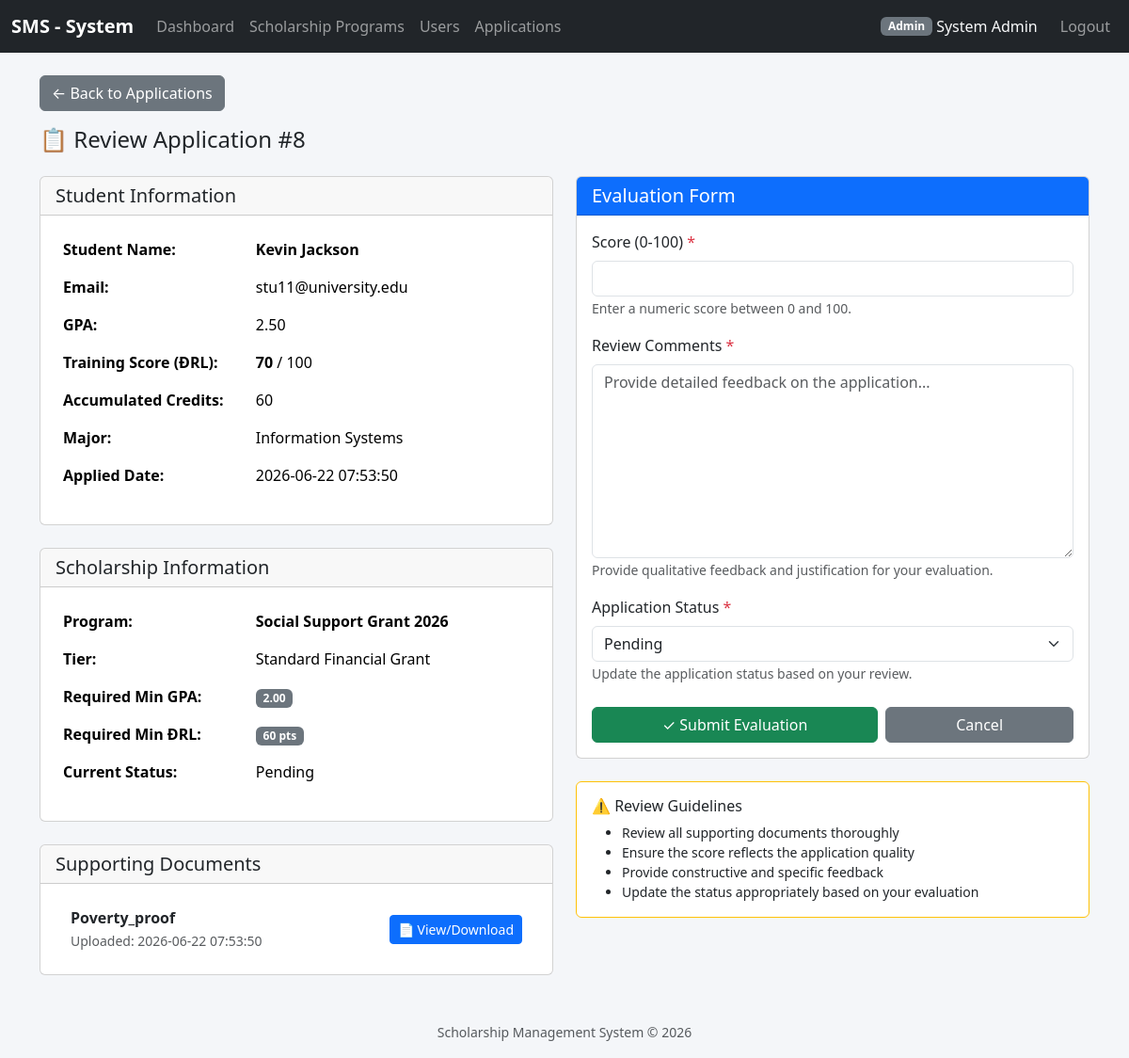
Screenshot of /index.php?controller=applications&action=review&id=8 (signed in) with the database file from the repository.
### tables this page shows
CREATE TABLE `applications` (
  `id` int(11) NOT NULL,
  `user_id` int(11) NOT NULL,
  `tier_id` int(11) NOT NULL,
  `profile_id` int(11) NOT NULL,
  `reviewer_id` int(11) DEFAULT NULL,
  `status` enum('pending','reviewing','approved','rejected','waitlisted') DEFAULT 'pending',
  `applied_date` timestamp NOT NULL DEFAULT current_timestamp()
);

CREATE TABLE `users` (
  `id` int(11) NOT NULL,
  `email` varchar(255) NOT NULL,
  `password_hash` varchar(255) NOT NULL,
  `full_name` varchar(150) NOT NULL,
  `role` enum('admin','student','reviewer') DEFAULT 'student',
  `created_at` timestamp NOT NULL DEFAULT current_timestamp()
);

CREATE TABLE `student_profiles` (
  `id` int(11) NOT NULL,
  `user_id` int(11) NOT NULL,
  `student_code` varchar(20) NOT NULL,
  `major` varchar(100) DEFAULT NULL,
  `current_gpa` decimal(3,2) DEFAULT NULL,
  `accumulated_credits` int(11) DEFAULT NULL,
  `training_score` int(11) DEFAULT 0,
  `updated_at` timestamp NOT NULL DEFAULT current_timestamp() ON UPDATE current_timestamp()
);

CREATE TABLE `scholarship_programs` (
  `id` int(11) NOT NULL,
  `title` varchar(255) NOT NULL,
  `scholarship_type` enum('internal_academic','corporate_sponsor','social_support') NOT NULL,
  `start_date` date DEFAULT NULL,
  `end_date` date DEFAULT NULL,
  `status` enum('active','closed','draft') DEFAULT 'draft',
  `min_gpa` decimal(3,2) DEFAULT 0.00,
  `min_training_score` int(11) DEFAULT 0
);

CREATE TABLE `scholarship_tiers` (
  `id` int(11) NOT NULL,
  `program_id` int(11) NOT NULL,
  `tier_name` varchar(100) NOT NULL,
  `reward_amount` decimal(12,2) NOT NULL,
  `quota` int(11) DEFAULT 0,
  `min_gpa` decimal(3,2) DEFAULT 0.00,
  `min_training_score` int(11) DEFAULT 0
);

CREATE TABLE `application_documents` (
  `id` int(11) NOT NULL,
  `application_id` int(11) NOT NULL,
  `document_type` varchar(50) NOT NULL,
  `file_url` varchar(255) NOT NULL,
  `uploaded_at` timestamp NOT NULL DEFAULT current_timestamp()
);

### controllers/ApplicationController.php (called while the page is built, shortened)
<?php
require_once __DIR__ . '/../models/ApplicationModel.php';
require_once __DIR__ . '/../models/ApplicationDocumentModel.php';
class ApplicationController
{
    private ApplicationModel $model;
    private ApplicationDocumentModel $documentModel;
    public function __construct()
    {
        $this->model = new ApplicationModel();
        $this->documentModel = new ApplicationDocumentModel();
    }
    public function review(): void
    {
        $id = (int)($_GET['id'] ?? 0);
        $application = $this->model->getApplicationWithDetails($id);
        $documents = $this->documentModel->getByApplicationId($id);
        $existingReview = $this->model->getReviewByApplicationId($id);
        require __DIR__ . '/../views/applications/review.php';
    }
}

### helpers/functions.php (called while the page is built, shortened)
<?php
function e(mixed $value): string
{
    return htmlspecialchars((string)($value ?? ''), ENT_QUOTES, 'UTF-8');
}
function url(string $controller, string $action = 'index', array $params = []): string
{
    $query = array_merge(['controller' => $controller, 'action' => $action], $params);
    return 'index.php?' . http_build_query($query);
}
?>

### config/database.php (called while the page is built)
<?php
class Database
{
    private static ?PDO $instance = null;
    public static function getConnection(): PDO
    {
        if (self::$instance === null) {
            $host    = 'localhost';
            $dbname  = 'scholarship_system';
            $user    = 'root';
            $pass    = '';
            $charset = 'utf8mb4';
            $dsn = "mysql:host={$host};dbname={$dbname};charset={$charset}";
            $options = [
                PDO::ATTR_ERRMODE            => PDO::ERRMODE_EXCEPTION,
                PDO::ATTR_DEFAULT_FETCH_MODE => PDO::FETCH_ASSOC,
                PDO::ATTR_EMULATE_PREPARES   => false,
            ];
            try {
                self::$instance = new PDO($dsn, $user, $pass, $options);
            } catch (PDOException $e) {
                die('Kết nối CSDL thất bại: ' . $e->getMessage());
            }
        }
        return self::$instance;
    }
}

### models/ApplicationModel.php (called while the page is built, shortened)
<?php
require_once __DIR__ . '/../config/database.php';
class ApplicationModel
{
    private PDO $pdo;
    public function __construct()
    {
        $this->pdo = Database::getConnection();
    }
    public function getApplicationWithDetails(int $id): array|false
    {
        $stmt = $this->pdo->prepare("
            SELECT
                a.id,
                a.user_id,
                a.tier_id,
                a.status,
                a.applied_date,
                u.full_name as student_name,
                u.email as student_email,
                sp.current_gpa as gpa,
                sp.major,
                sp.training_score,
                sp.accumulated_credits,
                st.tier_name,
                sch.title as program_title,
                sch.min_gpa,
                sch.min_training_score
            FROM applications a
            INNER JOIN users u ON a.user_id = u.id
            INNER JOIN student_profiles sp ON a.profile_id = sp.id
            INNER JOIN scholarship_tiers st ON a.tier_id = st.id
            INNER JOIN scholarship_programs sch ON st.program_id = sch.id
            WHERE a.id = ?
        ");
        $stmt->execute([$id]);
        return $stmt->fetch(PDO::FETCH_ASSOC);
    }
    public function getReviewByApplicationId(int $applicationId): array|false
    {
        $stmt = $this->pdo->prepare("
            SELECT
                ar.id,
                ar.application_id,
                ar.reviewer_id,
                ar.score,
                ar.comment,
                ar.created_at,
                u.full_name as reviewer_name
            FROM application_reviews ar
            INNER JOIN users u ON ar.reviewer_id = u.id
            WHERE ar.application_id = ?
            ORDER BY ar.created_at DESC
            LIMIT 1
        ");
        $stmt->execute([$applicationId]);
        $review = $stmt->fetch(PDO::FETCH_ASSOC);
        $stmtApp = $this->pdo->prepare("
            SELECT
                a.status,
                a.reviewer_id,
                a.applied_date,
                u.full_name as reviewer_name,
                sd.decision_date
            FROM applications a
            LEFT JOIN users u ON a.reviewer_id = u.id
            LEFT JOIN scholarship_decisions sd ON a.id = sd.application_id
            WHERE a.id = ?
        ");
        $stmtApp->execute([$applicationId]);
        $appData = $stmtApp->fetch(PDO::FETCH_ASSOC);
        return false;
    }
    private function ensureReviewsTableExists(): void
    {
        $this->pdo->exec("
            CREATE TABLE IF NOT EXISTS application_reviews (
                id INT AUTO_INCREMENT PRIMARY KEY,
                application_id INT NOT NULL,
                reviewer_id INT NOT NULL,
                score DECIMAL(5,2) NOT NULL,
                comment TEXT NOT NULL,
                created_at TIMESTAMP DEFAULT CURRENT_TIMESTAMP,
                UNIQUE KEY unique_app_review (application_id),
                FOREIGN KEY (application_id) REFERENCES applications(id) ON DELETE CASCADE,
                FOREIGN KEY (reviewer_id) REFERENCES users(id) ON DELETE CASCADE
            )
        ");
    }
}

### models/ApplicationDocumentModel.php (called while the page is built, shortened)
<?php
require_once __DIR__ . '/../config/database.php';
class ApplicationDocumentModel
{
    private PDO $pdo;
    public function __construct()
    {
        $this->pdo = Database::getConnection();
    }
    public function getByApplicationId(int $applicationId): array
    {
        $stmt = $this->pdo->prepare("
            SELECT id, application_id, document_type, file_url, uploaded_at
            FROM application_documents
            WHERE application_id = ?
            ORDER BY uploaded_at DESC
        ");
        $stmt->execute([$applicationId]);
        return $stmt->fetchAll(PDO::FETCH_ASSOC);
    }
}

### views/applications/review.php (the view, shortened to what this page needs)
<?php
require_once __DIR__ . '/../partials/header.php';
?>
<div class="mb-3">
    <a href="<?= e(url('applications', 'index')) ?>" class="btn btn-secondary">← Back to Applications</a>
</div>
<h4 class="mb-4">📋 Review Application #<?= e($application['id']) ?></h4>
<div class="row">
    <div class="col-md-6">
        <div class="card mb-4">
            <div class="card-header">
                <h5 class="mb-0">Student Information</h5>
            </div>
            <div class="card-body">
                <table class="table table-borderless">
                    <tr>
                        <th style="width: 40%;">Student Name:</th>
                        <td><strong><?= e($application['student_name']) ?></strong></td>
                    </tr>
                    <tr>
                        <th>Email:</th>
                        <td><?= e($application['student_email']) ?></td>
                    </tr>
                    <tr>
                        <th>GPA:</th>
                        <td><?= e($application['gpa'] ?? 'N/A') ?></td>
                    </tr>
                    <tr>
                        <th>Training Score (ĐRL):</th>
                        <td><strong><?= e($application['training_score'] ?? '0') ?></strong> / 100</td>
                    </tr>
                    <tr>
                        <th>Accumulated Credits:</th>
                        <td><?= e($application['accumulated_credits'] ?? 'N/A') ?></td>
                    </tr>
                    <tr>
                        <th>Major:</th>
                        <td><?= e($application['major'] ?? 'N/A') ?></td>
                    </tr>
                    <tr>
                        <th>Applied Date:</th>
                        <td><?= e($application['applied_date']) ?></td>
                    </tr>
                </table>
            </div>
        </div>
        <div class="card mb-4">
            <div class="card-header">
                <h5 class="mb-0">Scholarship Information</h5>
            </div>
            <div class="card-body">
                <table class="table table-borderless">
                    <tr>
                        <th style="width: 40%;">Program:</th>
                        <td><strong><?= e($application['program_title']) ?></strong></td>
                    </tr>
                    <tr>
                        <th>Tier:</th>
                        <td><?= e($application['tier_name']) ?></td>
                    </tr>
                    <tr>
                        <th>Required Min GPA:</th>
                        <td><span class="badge bg-secondary"><?= number_format($application['min_gpa'] ?? 0.00, 2) ?></span></td>
                    </tr>
                    <tr>
                        <th>Required Min ĐRL:</th>
                        <td><span class="badge bg-secondary"><?= e($application['min_training_score'] ?? 0) ?> pts</span></td>
                    </tr>
                    <tr>
                        <th>Current Status:</th>
                        <td>
                            <?php
                            $statusClass = 'status-draft';
                            switch ($application['status']) {
                                case 'pending':
                                    $statusClass = 'status-draft';
                                    break;
                            }
                            ?>
                            <span class="status-badge <?= $statusClass ?>">
                                <?= e(ucfirst($application['status'])) ?>
                            </span>
                        </td>
                    </tr>
                </table>
            </div>
        </div>
        <div class="card">
            <div class="card-header">
                <h5 class="mb-0">Supporting Documents</h5>
            </div>
            <div class="card-body">
                <?php if (empty($documents)): ?>
                    <p class="text-muted mb-0">No documents uploaded.</p>
                <?php else: ?>
                    <ul class="list-group list-group-flush">
                        <?php foreach ($documents as $doc): ?>
                            <li class="list-group-item">
                                <div class="d-flex justify-content-between align-items-center">
                                    <div>
                                        <strong><?= e(ucfirst($doc['document_type'])) ?></strong>
                                        <br>
                                        <small class="text-muted">Uploaded: <?= e($doc['uploaded_at']) ?></small>
                                    </div>
                                    <a href="<?= e($doc['file_url']) ?>"
                                       target="_blank"
                                       class="btn btn-sm btn-primary">
                                        📄 View/Download
                                    </a>
                                </div>
                            </li>
                        <?php endforeach; ?>
                    </ul>
                <?php endif; ?>
            </div>
        </div>
    </div>
    <div class="col-md-6">
        <div class="card">
            <div class="card-header bg-primary text-white">
                <h5 class="mb-0">Evaluation Form</h5>
            </div>
            <div class="card-body">
                <form method="POST" action="<?= e(url('applications', 'submitReview')) ?>" id="reviewForm">
                    <div class="mb-3">
                        <label for="score" class="form-label">Score (0-100) <span class="text-danger">*</span></label>
                        <input
                            type="number"
                            class="form-control"
                            id="score"
                            name="score"
                            min="0"
                            max="100"
                            step="0.01"
                            value="<?= e($existingReview['score'] ?? '') ?>"
                            required>
                        <small class="form-text text-muted">Enter a numeric score between 0 and 100.</small>
                    </div>
                    <div class="mb-3">
                        <label for="comment" class="form-label">Review Comments <span class="text-danger">*</span></label>
                        <textarea
                            class="form-control"
                            id="comment"
                            name="comment"
                            rows="8"
                            required
                            placeholder="Provide detailed feedback on the application..."><?= e($existingReview['comment'] ?? '') ?></textarea>
                        <small class="form-text text-muted">Provide qualitative feedback and justification for your evaluation.</small>
                    </div>
                    <div class="mb-4">
                        <label for="status" class="form-label">Application Status <span class="text-danger">*</span></label>
                        <select class="form-select" id="status" name="status" required>
                            <option value="pending" <?= ($application['status'] === 'pending') ? 'selected' : '' ?>>Pending</option>
                        </select>
                        <small class="form-text text-muted">Update the application status based on your review.</small>
                    </div>
                    <div class="d-flex gap-2">
                        <button type="submit" class="btn btn-success flex-fill">
                            ✓ Submit Evaluation
                        </button>
                        <a href="<?= e(url('applications', 'index')) ?>" class="btn btn-secondary flex-fill">
                            Cancel
                        </a>
                    </div>
                </form>
            </div>
        </div>
        <div class="card mt-4 border-warning">
            <div class="card-body">
                <h6 class="card-title">⚠️ Review Guidelines</h6>
                <ul class="mb-0 small">
                    <li>Review all supporting documents thoroughly</li>
                    <li>Ensure the score reflects the application quality</li>
                    <li>Provide constructive and specific feedback</li>
                    <li>Update the status appropriately based on your evaluation</li>
                </ul>
            </div>
        </div>
    </div>
</div>
<?php require_once __DIR__ . '/../partials/footer.php'; ?>

### views/partials/header.php (style rules this page uses)
body { background-color: #f4f6f9; }

### rows the page displays
applications: id "8", user.full_name "Kevin Jackson", user.email "stu11@university.edu", profile.current_gpa "2.50", profile.training_score "70", profile.accumulated_credits "60", profile.major "Information Systems", applied_date "2026-06-22 07:53:50", scholarship_programs.title "Social Support Grant 2026", tier.tier_name "Standard Financial Grant", scholarship_programs.min_gpa "2.00", scholarship_programs.min_training_score "60", status "Pending"
application_documents: document_type "Poverty_proof", uploaded_at "2026-06-22 07:53:50"

### other values shown
$u['role'] "Admin"
$u['full_name'] "System Admin"
